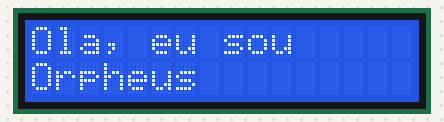
The sketch below on a simulated Arduino Uno, built with avr-gcc and run on an emulated ATmega328P. On the bench: 16×2 character LCD. What the sketch prints to the serial monitor is not drawn.

Above: at 0.1 s.
At 1.1 s:
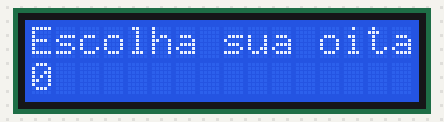
At 2.1 s:
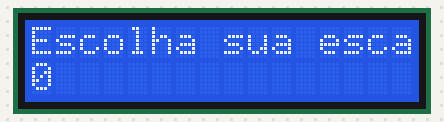
At 3.1 s:
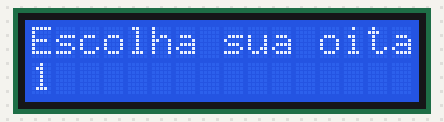
At 4.1 s:
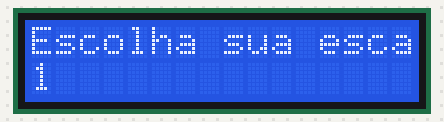

Measured:
- by itself, everything shown: repeats every 5.0 s, in 4 steps
- what the display in image 1 shows lasts 1.0 s, from 1.1 s to 2.1 s
- what the display in image 4 shows lasts 2.0 s, from 4.1 s to 6.1 s

The sketch:

_15_botoes_laser_.ino
```cpp
#include <LiquidCrystal.h>

LiquidCrystal lcd(12, 11, 5, 4, 3, 2);

int estados[5] = {
  0, 1, 2, 3, 4
};

int t=0;
int valor;
int i=0;
int es=0;
int x=0;
int botao1=6;
int botao2=7;
int botao3=8;
int botao4=9;


void setup(){
  Serial.begin(9600);
  lcd.begin(16,2);
  lcd.clear();
  lcd.setCursor(0,0);
  lcd.print("Ola, eu sou");
  lcd.setCursor(0,1);
  lcd.print("Orpheus");
  Serial.print("Ola, eu sou Orpheus");
  pinMode(botao1, INPUT);
  pinMode(botao2, INPUT);
  pinMode(botao3, INPUT);
  pinMode(botao4, INPUT);
}

void loop(){
  valor = estados[es];
  if(es=0){
    lcd.clear();
    lcd.setCursor(0,0);
    lcd.print("Ola, eu sou");
    lcd.setCursor(0,1);
    lcd.print("Orpheus");
    Serial.print("Ola, eu sou Orpheus");
    if(botao4=HIGH){
      es = 1;
      }
  }
  delay(1000);
  if(es=1){
    lcd.clear();
    lcd.setCursor(0,0);
    lcd.print("Escolha sua oitava");
    Serial.print("Escolha sua oitava");
    lcd.setCursor(0,1);
    lcd.print(i);

    if(botao2=HIGH){
      es = 2;
    }

    if(botao4=HIGH){
      es = 3;
    }
  }
    delay(1000);

  if(es=2){
    lcd.clear();
    lcd.setCursor(0,0);
    lcd.print("Escolha sua escala");
    Serial.print("Escolha sua escala");
    lcd.setCursor(0,1);
    lcd.print(x);
    if(botao3=HIGH){
      es = 1;
    }
    if(botao4=HIGH){
      es = 4;
    }
  }
    delay(1000);
  if(es=3){
    if(botao1=HIGH){
      es = 1;
    }
    if(botao2=HIGH){
      lcd.clear();
      lcd.setCursor(0,0);
      lcd.print("Escolha sua oitava");
      Serial.print("Escolha sua oitava");
      lcd.setCursor(0,1);
      lcd.print(i++);
    }
     if(botao2=HIGH){
      lcd.clear();
      lcd.setCursor(0,0);
      lcd.print("Escolha sua oitava");
      Serial.print("Escolha sua oitava");
      lcd.setCursor(0,1);
      lcd.print(i--);
    }
  }
    delay(1000);
  if(es=4){
    if(botao1=HIGH){
      es = 2;
    }
    if(botao2=HIGH){
      lcd.clear();
      lcd.setCursor(0,0);
      lcd.print("Escolha sua escala");
      Serial.print("Escolha sua escala");
      lcd.setCursor(0,1);
      lcd.print(x++);
    }
     if(botao2=HIGH){
      lcd.clear();
      lcd.setCursor(0,0);
      lcd.print("Escolha sua escala");
      Serial.print("Escolha sua escala");
      lcd.setCursor(0,1);
      lcd.print(x--);
    }
  }
  delay(1000);
}
```
